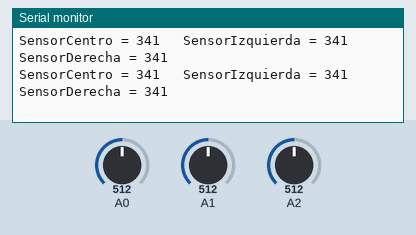
The sketch below on a simulated Arduino Uno, built with avr-gcc and run on an emulated ATmega328P. Parts: the last lines printed to the serial monitor. The test bench sets the inputs (shaded band); at power-on: A0 = 512, A1 = 512, A2 = 512.

Above: at 1.2 s.
1.3 s: A0 set to 531
3.3 s: A1 set to 531
At 3.37 s:
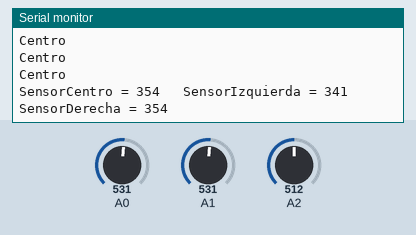
4.8 s: A2 set to 543
At 5.7 s:
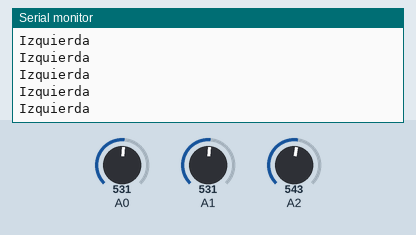

The sketch:

BuscarLinea.ino
```cpp
const int sensorCentro = A0;
const int sensorIzq = A2;
const int sensorDer = A1;

int valorCentro = 0;
int valorIzq = 0;
int valorDer = 0;


void setup() {


  Serial.begin(9600);

}

/**
 * Centro, Derecha, Izquierda
 */
void comparar(int vc, int vd, int vi) {

  if ((vc > vd) && (vc > vi)) {
    //vc es el màs grande
    Serial.println("Centro");
  }

  else if ((vd > vc) && (vd > vi)) {
    // vd es el màs grande
    Serial.println("Derecha");
  }

  else if ((vi > vc) && (vi > vd)) {
    // vi es el màs grande
    Serial.println("Izquierda");
  }

  else {
    //todos son iguales
    Serial.print("SensorCentro = ");
    Serial.print(valorCentro);
    Serial.print("\t SensorIzquierda = ");
    Serial.print(valorIzq);
    Serial.print("\t SensorDerecha = ");
    Serial.print(valorDer);
    Serial.println("");


  }

}


int lectura(int sensor) {
  int temp1 = 0;
  int temp2 = 0;
  int temp3 = 0;
  int resultado = 0;

  temp1 = analogRead(sensor);
  delay(2);
  temp2 = analogRead(sensor);
  delay(2);
  temp2 = analogRead(sensor);

  resultado = (temp1 + temp2 + temp3) / 3;
  return resultado;
}


void loop() {


  valorCentro = lectura(sensorCentro);
  valorIzq = lectura(sensorIzq);
  valorDer = lectura(sensorDer);

  comparar(valorCentro, valorDer, valorIzq);


}
```

Measured:
- the behaviour switches between 532 and 533 on A2 (found by bisection; images 1 and 2)
- after the input at 3.3 s, the serial monitor: prints a new line at once (image 1)
- after the input at 4.8 s, the serial monitor: prints a new line after 0.11 s (image 2)
